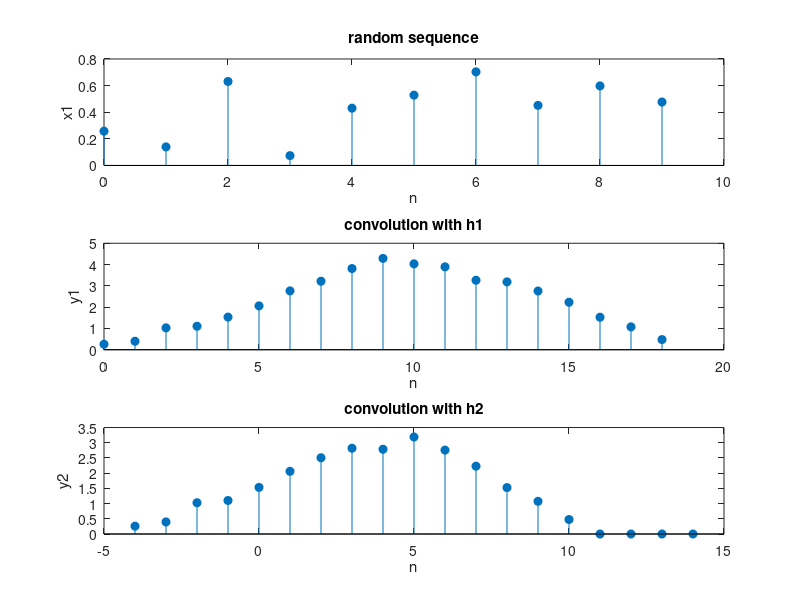

Reproduce this figure in MATLAB.
n = 0:9;

x1 = rand(1, 10);
h1 = [1, ones(1, 9)]; 
h2 = (n>=-4) & (n<=5); 

y1 = conv(x1, h1);
y2 = conv(x1, h2, 'full');

subplot(3, 1, 1);
stem(n, x1, 'filled');
title('random sequence');
xlabel('n');
ylabel('x1');

subplot(3, 1, 2);
stem(0:18 , y1, 'filled'); 
title('convolution with h1');
xlabel('n');
ylabel('y1');

subplot(3, 1, 3);
stem(-4:14, y2, 'filled');
title('convolution with h2');
xlabel('n');
ylabel('y2');
